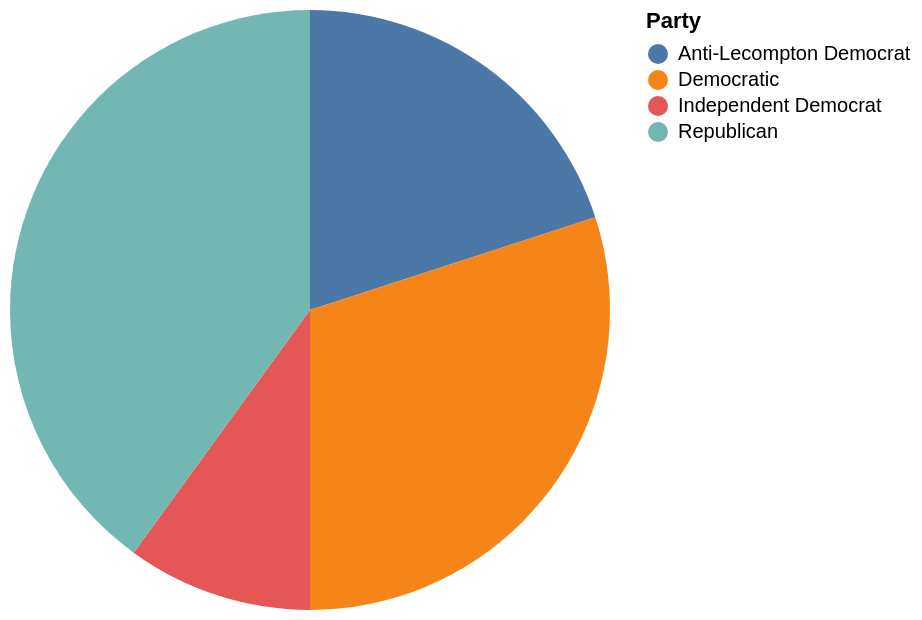

Specify this chart in Vega-Lite:
### Vega-Lite specification from a JSON file in a GitHub repository (floating-point values rounded to 4 significant figures)
{"data": {"values": [{"x_data": "Anti-Lecompton Democrat", "y_data": 2}, {"x_data": "Democratic", "y_data": 3}, {"x_data": "Independent Democrat", "y_data": 1}, {"x_data": "Republican", "y_data": 4}]}, "mark": "arc", "encoding": {"theta": {"field": "y_data", "type": "quantitative", "title": "COUNT(*)"}, "color": {"field": "x_data", "type": "nominal", "title": "Party"}}}
